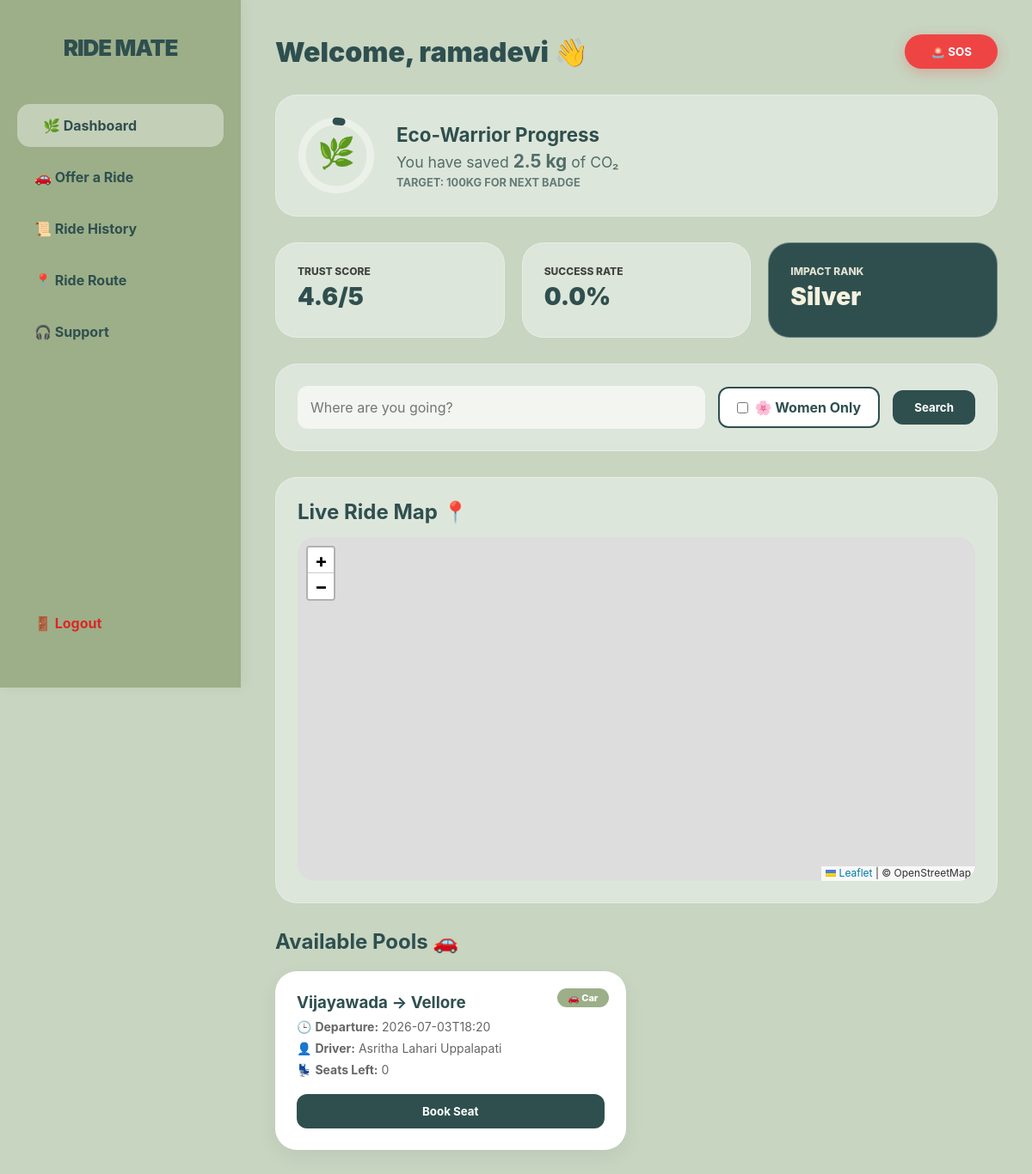
/dashboard (signed in), run on the app's committed database.
### models.py (models this page shows)
class Ride(db.Model):
    __tablename__ = "rides"
    id = db.Column(db.Integer, primary_key=True)
    driver_id = db.Column(db.Integer, db.ForeignKey("users.id"), nullable=False)
    vehicle_type = db.Column(db.String(50))
    route_from = db.Column(db.String(120))
    route_to = db.Column(db.String(120))
    departure_time = db.Column(db.String(50))
    seats_available = db.Column(db.Integer)
    women_only = db.Column(db.Boolean, default=False)
    helmet_status = db.Column(db.String(50))
    status = db.Column(db.String(20), default="Upcoming")
    created_at = db.Column(db.DateTime, default=datetime.utcnow)
    bookings = db.relationship(
        "Booking",
        backref="ride",
        lazy=True,
        cascade="all, delete"
    )
    locations = db.relationship(
        "RideLocation",
        backref="ride",
        lazy=True
    )

class User(db.Model):
    __tablename__ = "users"
    id = db.Column(db.Integer, primary_key=True)
    name = db.Column(db.String(100), nullable=False)
    email = db.Column(db.String(120), unique=True, nullable=False)
    password = db.Column(db.String(255), nullable=False)
    gender = db.Column(db.String(20))
    contact = db.Column(db.String(20))
    emergency_contact = db.Column(db.String(20))
    created_at = db.Column(db.DateTime, default=datetime.utcnow)
    rides = db.relationship("Ride", backref="driver", lazy=True)
    bookings = db.relationship("Booking", backref="passenger", lazy=True)
    tickets = db.relationship("SupportTicket", backref="user", lazy=True)
    notifications = db.relationship("Notification", backref="user", lazy=True)

### app.py (the view)
@app.route("/dashboard")
def dashboard():
    if "user_id" not in session:
        return redirect("/login")
    total_bookings = Booking.query.count()
    completed = Booking.query.filter_by(
        status="Completed"
    ).count()
    carbon_saved = total_bookings * 2.5
    ride_success = (
        round((completed / total_bookings) * 100, 2)
        if total_bookings else 100
    )
    trust_score = round(
        4.5 + (min(total_bookings, 5) * 0.1),
        1
    )
    eco_impact = (
        "Platinum"
        if carbon_saved > 500
        else "Gold"
        if carbon_saved > 100
        else "Silver"
    )
    is_women_only = (
        request.args.get("women_only") == "true"
    )
    search = request.args.get("search", "")
    query = (
        db.session.query(Ride, User)
        .join(User, Ride.driver_id == User.id)
    )
    if session.get("gender") != "Female":
        query = query.filter(Ride.women_only == False)
    elif is_women_only:
        query = query.filter(Ride.women_only == True)
    if search:
        query = query.filter(
            Ride.route_to.contains(search)
        )
    rides = query.all()
    return render_template(
        "dashboard.html",
        user_name=session["user_name"],
        rides=rides,
        carbon_saved=carbon_saved,
        ride_success=ride_success,
        trust_score=trust_score,
        eco_impact=eco_impact,
        is_women_only=is_women_only
    )

### templates/dashboard.html (shortened to what this page needs)
<!DOCTYPE html>
<html>
<head>
    <link rel="stylesheet" href="{{ url_for('static', filename='style.css') }}">
    <link rel="stylesheet" href="https://unpkg.com/leaflet/dist/leaflet.css" />
<link rel="stylesheet" href="https://unpkg.com/leaflet-routing-machine/dist/leaflet-routing-machine.css" />
</head>
<body>
    <div class="sidebar-wrapper">
        <h2>RIDE MATE</h2>
        <a href="/dashboard" class="active">🌿 Dashboard</a>
        <a href="/offer_ride">🚗 Offer a Ride</a>
        <a href="/ride_history">📜 Ride History</a>
        <a href="/ride_route">📍 Ride Route</a>
        <a href="/support">🎧 Support</a>
        <a href="/logout" style="margin-top: auto; color: #dc2626 !important;">🚪 Logout</a>
    </div>
    <div class="main-content">
        <div style="display: flex; justify-content: space-between; align-items: center; margin-bottom: 30px;">
            <h1 style="color: var(--primary-main); font-weight: 900; margin:0;">Welcome, {{ user_name }} 👋</h1>
            <button onclick="activateSOS()" style="background: #ef4444; color: white; border: none; padding: 12px 30px; border-radius: 50px; font-weight: bold; cursor: pointer; box-shadow: 0 4px 15px rgba(239, 68, 68, 0.3);">🚨 SOS</button>
        </div>
        <div class="glass-card" style="display: flex; align-items: center; gap: 25px; margin-bottom: 30px;">
            <div style="width: 90px; height: 90px; position: relative;">
                <svg viewBox="0 0 36 36" style="display: block; max-width: 100%;">
                    <text x="18" y="21.5" text-anchor="middle" style="font-size: 14px;">🌿</text>
                </svg>
            </div>
            <div>
                <h3 style="margin: 0; color: var(--deep-sage); font-size: 1.4rem;">Eco-Warrior Progress</h3>
                <p style="margin: 5px 0; color: var(--deep-sage); opacity: 0.8; font-size: 1.1rem;">
                    You have saved <strong style="font-size: 1.3rem; color: var(--primary-main);"><span id="carbonValueDisplay">0</span> kg</strong> of CO₂
                </p>
                <div style="font-size: 0.8rem; text-transform: uppercase; font-weight: bold; margin-top: 5px; color: var(--primary-main); opacity: 0.7;">
                    Target: 100kg for Next Badge
                </div>
            </div>
        </div>
        <div style="display: grid; grid-template-columns: repeat(3, 1fr); gap: 20px; margin-bottom: 30px;">
            <div class="glass-card" style="margin-bottom: 0;">
                <div class="stat-label">Trust Score</div>
                <div class="stat-value" style="color: var(--primary-main);">{{ trust_score }}/5</div>
            </div>
            <div class="glass-card" style="margin-bottom: 0;">
                <div class="stat-label">Success Rate</div>
                <div class="stat-value" style="color: var(--primary-main);">{{ ride_success }}%</div>
            </div>
            <div class="glass-card" style="margin-bottom: 0; background: var(--primary-main) !important; color: var(--accent-cream);">
                <div class="stat-label" style="opacity: 0.9;">Impact Rank</div>
                <div class="stat-value">{{ eco_impact }}</div>
            </div>
        </div>
        <div class="glass-card">
            <form method="GET" action="/dashboard" style="display: flex; gap: 15px; align-items: center;">
                <input type="text" name="search" placeholder="Where are you going?" style="flex:1; border:none; border-radius: 12px; padding: 15px; background: rgba(255,255,255,0.6); font-size: 1rem; outline: none;">
                <label style="display: flex; align-items: center; gap: 8px; background: white; padding: 12px 20px; border-radius: 12px; border: 2px solid var(--primary-main); cursor: pointer; transition: 0.3s;">
                    <input type="checkbox" name="women_only" value="true" onchange="this.form.submit()" {% if is_women_only %}checked{% endif %} style="accent-color: var(--primary-main);">
                    <span style="font-weight: bold; color: {{ '#b56576' if is_women_only else '#2f4f4f' }};">🌸 Women Only</span>
                </label>
                <button type="submit" class="btn-action">Search</button>
            </form>
        </div>
        <div class="glass-card">
    <h2 style="color: var(--primary-main); margin-bottom: 15px;">Live Ride Map 📍</h2>
    <div id="map" style="height: 400px; border-radius: 20px;"></div>
</div>
        <h2 style="color: var(--primary-main); margin-bottom: 20px;">Available Pools 🚗</h2>
        <div style="display: grid; grid-template-columns: repeat(auto-fill, minmax(320px, 1fr)); gap: 25px;">
            {% for ride, driver in rides %}
            <div class="glass-card" style="background: white !important; margin: 0; border: none; box-shadow: 0 8px 24px rgba(0,0,0,0.06) !important; position: relative;">
                <span style="position: absolute; top: 20px; right: 20px; background: var(--secondary-main); color: white; padding: 4px 12px; border-radius: 12px; font-size: 11px; font-weight: 800;">{{ ride.vehicle_type }}</span>
                <h3 style="margin-top:0; color: var(--deep-sage); padding-right: 50px;">{{ ride.route_from }} → {{ ride.route_to }}</h3>
                <p style="font-size: 14px; color: #666; margin: 8px 0;">🕒 <b>Departure:</b> {{ ride.departure_time }}</p>
                <p style="font-size: 14px; color: #666; margin: 8px 0;">👤 <b>Driver:</b> {{ driver.name }}</p>
                <p style="font-size: 14px; color: #666; margin: 8px 0;">💺 <b>Seats Left:</b> {{ ride.seats_available }}</p>
                <form action="/book/{{ ride.id }}" method="POST" style="margin-top: 20px;">
                    <button type="submit" class="btn-action" style="width: 100%;">Book Seat</button>
                </form>
            </div>
            {% else %}
            <div class="glass-card" style="grid-column: 1 / -1; text-align: center; padding: 40px; border: 2px dashed var(--secondary-main);">
                <h3 style="color: var(--primary-main);">No rides available matching your criteria 😢</h3>
                <p style="color: #666;">Try adjusting your search or check back later.</p>
            </div>
            {% endfor %}
        </div>
    </div>
</body>
</html>

### static/style.css (style rules this page uses)
* { margin: 0; padding: 0; box-sizing: border-box; font-family: "Inter", "Segoe UI", sans-serif; }
body { background: var(--bg); }

### data on the page
Ride: vehicle_type "🚗 Car", route_from "Vijayawada", route_to "Vellore", departure_time "2026-07-03T18:20", name "Asritha Lahari Uppalapati", seats_available "0"

### other printed values
{{ user_name }} "ramadevi"
{{ trust_score }} "4.6"
{{ ride_success }} "0.0"
{{ eco_impact }} "Silver"
